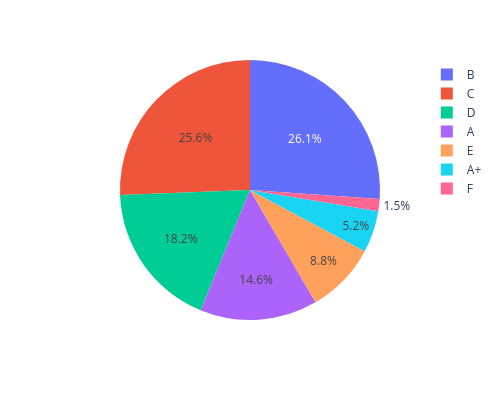

The notebook cell saved with this chart:
### Code cell
px.pie(
    df,
    'grade',
    width=500, 
    height=400
)

### Figure 1 — Plotly figure (JSON) as saved in the notebook; plotly's stock layout.template omitted (floating-point values rounded to 4 significant figures; data arrays with more than 128 entries replaced by an {"elided": "..."} marker saying what was removed)
{"data": [{"domain": {"x": [0, 1], "y": [0, 1]}, "hovertemplate": "grade=%{label}<extra></extra>", "labels": {"elided": "1000 str values"}, "legendgroup": "", "name": "", "showlegend": true, "type": "pie"}], "layout": {"height": 400, "legend": {"tracegroupgap": 0}, "margin": {"t": 60}, "width": 500}}
